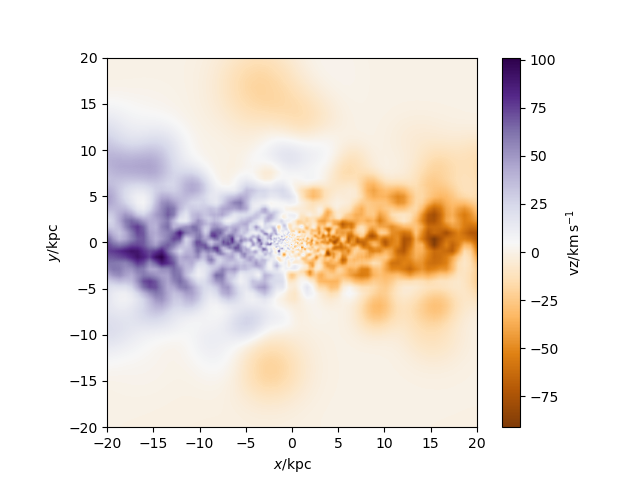

Write Python code to recreate this figure.
#galaxy 310 GG stellar velocity code
import pynbody
import numpy as np
import pynbody.plot.sph as sph
import matplotlib.pyplot as plt

#loading snapshot
s=pynbody.load('/mnt/data0/jillian/gguaman/r310/cosmo25p.768sg1bwK1BHe75.007779')
#s=pynbody.load('/mnt/data0/jillian/gguaman/r310/r310.007779.tipsy')

#setting to physical units
s.physical_units()

#centering halo
#pynbody.analysis.angmom.faceon(s)
pynbody.analysis.angmom.sideon(s)

#creating star velocity plot
sph.image(s.s,qty="vz",width='40 kpc',cmap="PuOr", log=False, units='km s**-1')

#function to find BH
def findBH(s):
    BHfilter=pynbody.filt.LowPass('tform',0.0)
    BH=s.stars[BHfilter]
    return BH
BH=findBH(s)
print("The number of black holes is:",len(BH))

#plt.show()
plt.savefig("galaxy310_StelVelGG.png")
